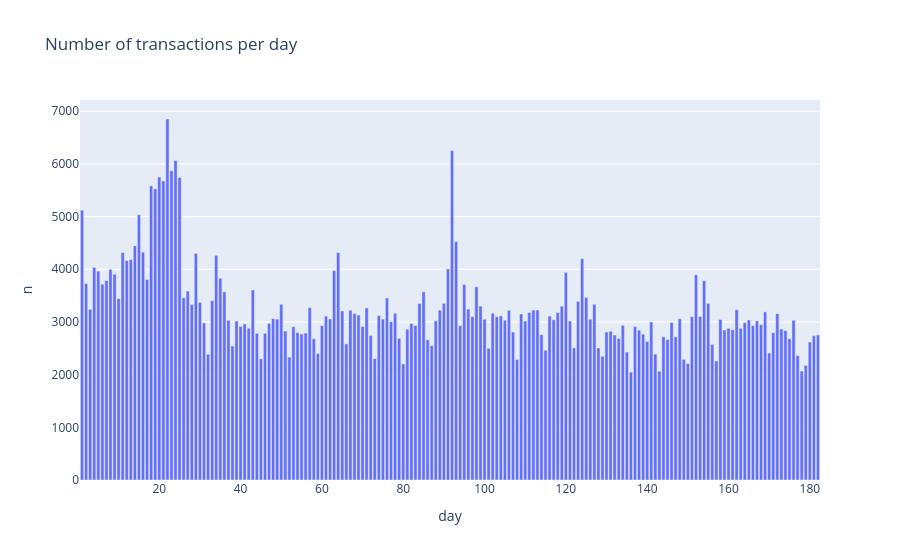

The notebook cell saved with this chart:
### Code cell
px.bar(daily, x="day", y="n", title="Number of transactions per day")

### Figure 1 — Plotly figure (JSON) as saved in the notebook; plotly's stock layout.template omitted (floating-point values rounded to 4 significant figures; data arrays with more than 128 entries replaced by an {"elided": "..."} marker saying what was removed)
{"data": [{"hovertemplate": "day=%{x}<br>n=%{y}<extra></extra>", "legendgroup": "", "marker": {"color": "#636efa", "pattern": {"shape": ""}}, "name": "", "orientation": "v", "showlegend": false, "textposition": "auto", "type": "bar", "x": {"elided": "182 int values"}, "xaxis": "x", "y": {"elided": "182 int values"}, "yaxis": "y"}], "layout": {"barmode": "relative", "legend": {"tracegroupgap": 0}, "title": {"text": "Number of transactions per day"}, "xaxis": {"anchor": "y", "domain": [0, 1], "title": {"text": "day"}}, "yaxis": {"anchor": "x", "domain": [0, 1], "title": {"text": "n"}}}}
